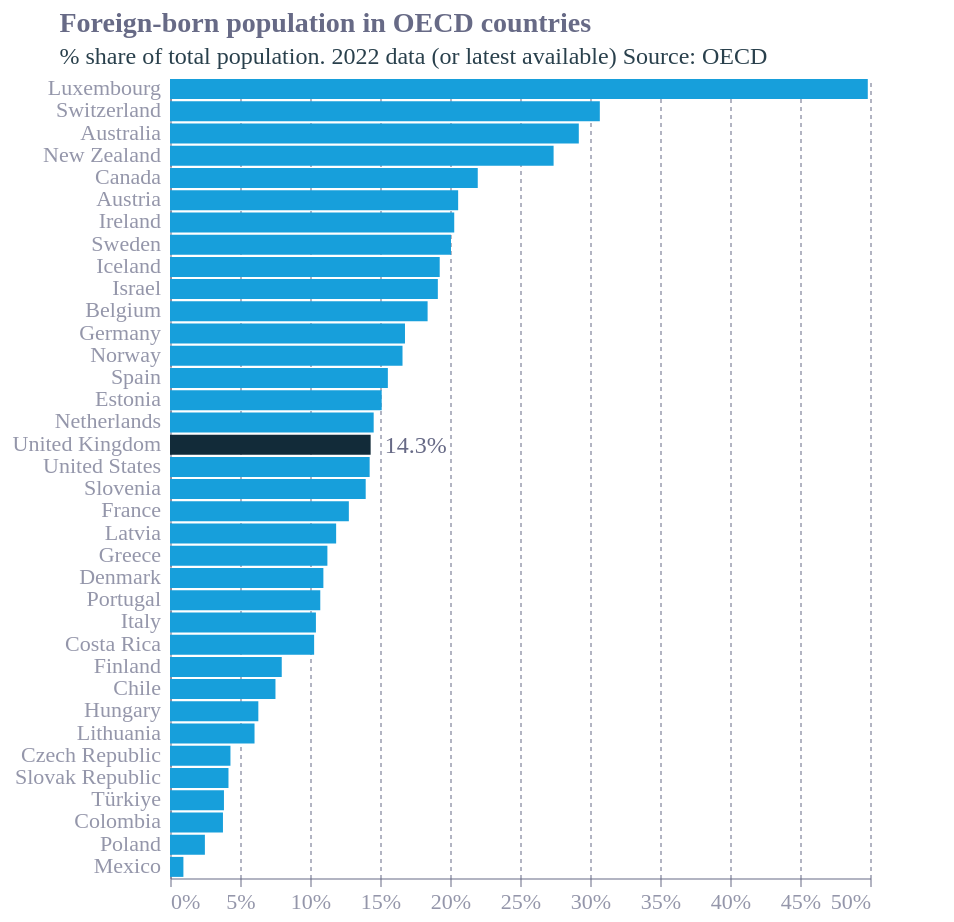

This figure's Vega-Lite source:
### Vega-Lite specification from a JSON file in a GitHub repository (floating-point values rounded to 4 significant figures)
{"config": {"font": "Circular Std", "text": {"color": "#676A86", "align": "left", "baseline": "middle", "dx": 7, "dy": 0, "fontSize": 11}, "view": {"stroke": null, "continuousWidth": 400, "continuousHeight": 300, "discreteWidth": 400, "discreteHeight": 300}, "bar": {"color": "#179fdb"}, "line": {"color": "#e6224b"}, "rule": {"color": "#676A86"}, "area": {"opacity": 0.3}, "point": {"filled": true, "size": 80, "color": "#e6224b", "opacity": 0.95}, "geoshape": {"stroke": "white", "strokeWidth": 0.3}, "rect": {"fill": "#d6d4d4", "opacity": 0.3}, "axis": {"labelColor": "#676A86", "labelFontSize": 11, "labelFont": "Circular Std", "labelOpacity": 0.7, "tickColor": "#676A86", "tickOpacity": 0.5, "domainColor": "#676A86", "domainOpacity": 0.5, "gridColor": "#676A86", "gridDash": [2, 2], "gridOpacity": 0.5, "title": null, "titleColor": "#676A86", "titleOpacity": 0.8, "tickSize": 4}, "axisXDiscrete": {"grid": false, "labelAngle": 0, "tickCount": 10, "tickOpacity": 0.5, "title": null}, "axisYDiscrete": {"ticks": false, "labelPadding": 5}, "axisXTemporal": {"grid": false, "ticks": true}, "axisXQuantitative": {"grid": true}, "axisYQuantitative": {"gridColor": "#676A86", "gridDash": [1, 5], "gridOpacity": 0.5, "ticks": false, "labelPadding": 5, "tickCount": 8, "titleAngle": 0, "titleAlign": "left", "titleBaseline": "bottom", "titleX": 0, "titleY": -5}, "title": {"color": "#676A86", "subtitleColor": "#122b39E6", "font": "Circular Std", "subtitleFont": "Circular Std", "anchor": "start", "dx": 24, "fontSize": 14, "subtitleFontSize": 12, "subtitlePadding": 4, "offset": 0}, "legend": {"titleColor": "#122b39", "title": null, "labelColor": "#122b39", "labelFontSize": 11}}, "layer": [{"mark": {"type": "bar"}, "encoding": {"color": {"condition": {"test": "(datum.Country === 'United Kingdom')", "value": "#122b39"}, "value": "#179fdb"}, "x": {"axis": {"format": "%"}, "field": "Value", "type": "quantitative"}, "y": {"field": "Country", "sort": "-x", "type": "nominal"}}, "title": {"text": "Foreign-born population in OECD countries", "subtitle": ["% share of total population. 2022 data (or latest available) Source: OECD"]}}, {"mark": {"type": "text", "fontSize": 12}, "encoding": {"opacity": {"condition": {"test": "(datum.Country === 'United Kingdom')", "value": 1}, "value": 0}, "text": {"field": "Value", "format": ".1%", "type": "quantitative"}, "x": {"axis": {"format": "%"}, "field": "Value", "type": "quantitative"}, "y": {"field": "Country", "sort": "-x", "type": "nominal"}}}], "data": {"name": "data-ca931741448ca707f968d3a29cb073a8"}, "height": 400, "$schema": "https://vega.github.io/schema/vega-lite/v5.17.0.json", "datasets": {"data-ca931741448ca707f968d3a29cb073a8": [{"Country": "Australia", "Year": 2021, "Value": 0.292}, {"Country": "Austria", "Year": 2022, "Value": 0.2058}, {"Country": "Belgium", "Year": 2022, "Value": 0.184}, {"Country": "Canada", "Year": 2021, "Value": 0.2198}, {"Country": "Chile", "Year": 2022, "Value": 0.07533}, {"Country": "Colombia", "Year": 2020, "Value": 0.03782}, {"Country": "Costa Rica", "Year": 2020, "Value": 0.103}, {"Country": "Czech Republic", "Year": 2022, "Value": 0.04318}, {"Country": "Denmark", "Year": 2022, "Value": 0.1096}, {"Country": "Estonia", "Year": 2022, "Value": 0.1512}, {"Country": "Finland", "Year": 2022, "Value": 0.07982}, {"Country": "France", "Year": 2022, "Value": 0.1277}, {"Country": "Germany", "Year": 2022, "Value": 0.1678}, {"Country": "Greece", "Year": 2022, "Value": 0.1124}, {"Country": "Hungary", "Year": 2022, "Value": 0.0631}, {"Country": "Iceland", "Year": 2022, "Value": 0.1927}, {"Country": "Ireland", "Year": 2022, "Value": 0.203}, {"Country": "Israel", "Year": 2022, "Value": 0.1913}, {"Country": "Italy", "Year": 2022, "Value": 0.1042}, {"Country": "Latvia", "Year": 2022, "Value": 0.1187}, {"Country": "Lithuania", "Year": 2022, "Value": 0.06038}, {"Country": "Luxembourg", "Year": 2022, "Value": 0.4984}, {"Country": "Mexico", "Year": 2020, "Value": 0.009575}, {"Country": "Netherlands", "Year": 2022, "Value": 0.1455}, {"Country": "New Zealand", "Year": 2018, "Value": 0.274}, {"Country": "Norway", "Year": 2022, "Value": 0.1661}, {"Country": "Poland", "Year": 2022, "Value": 0.02492}, {"Country": "Portugal", "Year": 2022, "Value": 0.1073}, {"Country": "Slovak Republic", "Year": 2022, "Value": 0.04177}, {"Country": "Slovenia", "Year": 2022, "Value": 0.1398}, {"Country": "Spain", "Year": 2022, "Value": 0.1556}, {"Country": "Sweden", "Year": 2022, "Value": 0.2007}, {"Country": "Switzerland", "Year": 2022, "Value": 0.307}, {"Country": "Türkiye", "Year": 2022, "Value": 0.03854}, {"Country": "United Kingdom", "Year": 2021, "Value": 0.1433}, {"Country": "United States", "Year": 2022, "Value": 0.1426}]}, "width": 350}
